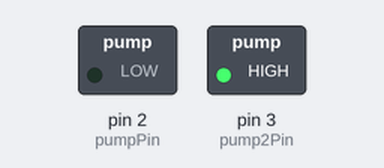
Recording of a sketch running on a simulated Arduino Uno, built with avr-gcc and run on an emulated ATmega328P. Shown: switched loads named in the sketch (green lamp = pin HIGH).

Above: at 0.1 s.
At 7.1 s:
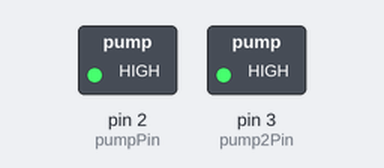
Timing chart, 0 to 8.6 s (numbered marks = the images above):
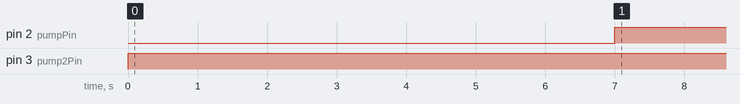

Measured:
- by itself, pin 2 (pumpPin): LOW → HIGH at 7.0 s
- by itself, pin 3 (pump2Pin): LOW → HIGH at 0.00 s

The sketch:

Garduino.ino
```cpp
#define SENSOR_READ_DELAY 86400000   //This is the loop delay for sensor reading. Its in milli seconds. set it to 86400000 for once a day.

#define FULL_MOISTURE_READING1 207
#define NO_MOISTURE_READING1 495

#define FULL_MOISTURE_READING2 215
#define NO_MOISTURE_READING2 502

#define FULL_MOISTURE_READING3 205
#define NO_MOISTURE_READING3 507

#define CUT_OFF_MOISTURE_PERCENATGE 30

#define WATERING_TIME 7000  //This is millis


int pumpPin=2;
int pump2Pin=3;

int inputSensorPin1=A0;
int inputSensorPin2=A1;
int inputSensorPin3=A2;

void setup()
{
  // put your setup code here, to run once:
  Serial.begin(9600);
  pinMode(pumpPin,OUTPUT);
  pinMode(pump2Pin,OUTPUT);
  digitalWrite(pumpPin,HIGH);

}

bool getMoisturePercentageAndWaterIt(int sensorValue, int outPinNo, int wateringTime, int sensornum)
{
  int moisturePercentage;

  if (sensornum == 1) {
  sensorValue = constrain(sensorValue ,FULL_MOISTURE_READING1, NO_MOISTURE_READING1);
  moisturePercentage = map(sensorValue, FULL_MOISTURE_READING1, NO_MOISTURE_READING1, 100, 0);
  } else if (sensornum == 2) {
  sensorValue = constrain(sensorValue ,FULL_MOISTURE_READING2, NO_MOISTURE_READING2);
  moisturePercentage = map(sensorValue, FULL_MOISTURE_READING2, NO_MOISTURE_READING2, 100, 0);
  } else if (sensornum == 3) {
  sensorValue = constrain(sensorValue ,FULL_MOISTURE_READING3, NO_MOISTURE_READING3);
  moisturePercentage = map(sensorValue, FULL_MOISTURE_READING3, NO_MOISTURE_READING3, 100, 0);
  }

  if (moisturePercentage < CUT_OFF_MOISTURE_PERCENATGE)
  {
    digitalWrite(outPinNo, LOW);
    delay(wateringTime);
    digitalWrite(outPinNo, HIGH);
    return true;
  }
  return false;
}


void loop()
{
  // put your main code here, to run repeatedly:
  digitalWrite(pump2Pin, HIGH);

  int inputSensorPin1Value = analogRead(inputSensorPin1);
  int inputSensorPin2Value = analogRead(inputSensorPin2);
  int inputSensorPin3Value = analogRead(inputSensorPin3);

  if(!getMoisturePercentageAndWaterIt(inputSensorPin1Value, pumpPin, WATERING_TIME, 1)) {
    if(!getMoisturePercentageAndWaterIt(inputSensorPin2Value, pumpPin, WATERING_TIME, 2))
      getMoisturePercentageAndWaterIt(inputSensorPin3Value, pumpPin, WATERING_TIME, 3);
  }

  delay(SENSOR_READ_DELAY);
}
```
